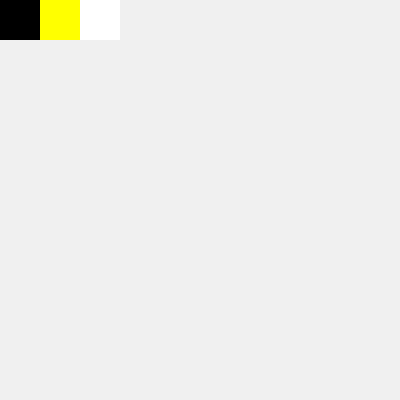
Frame 1 (no input)
Frame 60 (no input): identical to frame 1, image omitted
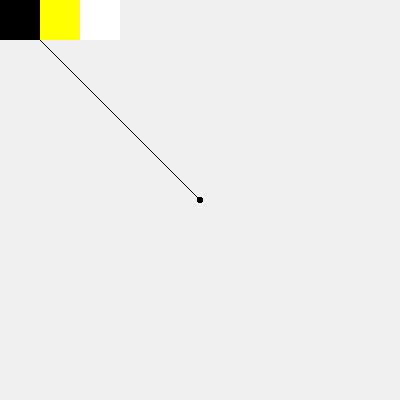
Frame 120 (the mouse pressed at the canvas centre since frame 60)

The p5.js sketch that drew these frames (run headless with seeded random() and noise() and a simulated clock; from frame 60 on, the mouse is pressed at the canvas centre):

// p5.js sketch
// ── sketch.js
// const splash = document.querySelector('.splash');

// document.addEventListener('DOMContentLoaded', (e) => {
//     setTimeout(() => {
//         document.getElementById("splash").style.display = 'none';
//     }, 2000);
//     function mousePressed(){
//       if
//     }
// })




var c = "black";

function setup() {
  createCanvas(400, 400);
	background(240);
}

function draw() {
    
  if (mouseIsPressed) {
		stroke(c);
    line(mouseX, mouseY, pmouseX, pmouseY);
    strokeWeight(5)
  }

	noStroke();
  //draw the first button
  fill("black");
  rect(0, 0, 40, 40);

  //draw the second button
  fill("yellow");
  rect(40, 0, 40, 40);

    //draw the third button
  fill("white");
  rect(80, 0, 40, 40);
}

//this will run whenever the mouse is pressed
function mousePressed() {
  if (mouseX > 0 && mouseX < 40 && mouseY > 0 && mouseY < 40) {
    //set the variables to random values
    c = "black";
  }
  if (mouseX > 40 && mouseX < 80 && mouseY > 0 && mouseY < 40) {
    //set the variables to random values
    c = "yellow";
  }
    if (mouseX > 80 && mouseX < 120 && mouseY > 0 && mouseY < 40) {
    //set the variables to random values
    c = "white";
  }
}
// ── style.css
html,

body {
  text-align: center;
  border-left: 30px solid yellow;
  border-right: 30px solid yellow;
}

h1{
  font-size: 48px;
  font-family: freude, sans-serif;
  font-weight: 400;
  font-style: normal;
  text-align: center;
  color: "yellow";
}

h2{
  font-size: 24px;
  font-family: freude, sans-serif;
  font-weight: 400;
  font-style: normal;
  text-align: center;
  color: "yellow";
  margin-right: 20%;
  margin-left: 20%;
}

/*.splash{
  position: fixed;
  top: 0;
  left:0;
  width: 100%;
  height: 100vh;
  background: yellow;
  z-index: 200;
  color: black;
  text-align: center;
  line-height: 90vh;
}

.splash.display-none{
  position: fixed;
  opacity: 0;
  top: 0;
  left:0;
  width: 100%;
  height: 100vh;
  background: yellow;
  z-index: -10;
  color: black;
  text-align: center;
  line-height: 90vh;
}


@keyframes fadeIn{
  to{
    opacity:1;
  }
}

.fade-in{
  opacity: 0;
  animation: fadeIn 1s ease-in forwards;
}*/
